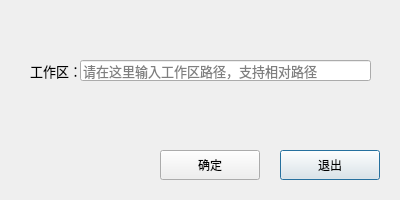
<?xml version="1.0" encoding="UTF-8"?>
<ui version="4.0">
 <class>SelectWorkspaceDialog</class>
 <widget class="QDialog" name="SelectWorkspaceDialog">
  <property name="geometry">
   <rect>
    <x>0</x>
    <y>0</y>
    <width>400</width>
    <height>200</height>
   </rect>
  </property>
  <property name="windowTitle">
   <string>Dialog</string>
  </property>
  <widget class="QLineEdit" name="lineEdit">
   <property name="geometry">
    <rect>
     <x>80</x>
     <y>60</y>
     <width>291</width>
     <height>21</height>
    </rect>
   </property>
   <property name="font">
    <font>
     <pointsize>10</pointsize>
    </font>
   </property>
   <property name="placeholderText">
    <string>请在这里输入工作区路径，支持相对路径</string>
   </property>
  </widget>
  <widget class="QLabel" name="label">
   <property name="geometry">
    <rect>
     <x>30</x>
     <y>60</y>
     <width>53</width>
     <height>21</height>
    </rect>
   </property>
   <property name="font">
    <font>
     <pointsize>10</pointsize>
    </font>
   </property>
   <property name="text">
    <string>工作区：</string>
   </property>
  </widget>
  <widget class="QPushButton" name="cancel_button">
   <property name="geometry">
    <rect>
     <x>280</x>
     <y>150</y>
     <width>100</width>
     <height>30</height>
    </rect>
   </property>
   <property name="text">
    <string>退出</string>
   </property>
  </widget>
  <widget class="QPushButton" name="submit_button">
   <property name="geometry">
    <rect>
     <x>160</x>
     <y>150</y>
     <width>100</width>
     <height>30</height>
    </rect>
   </property>
   <property name="text">
    <string>确定</string>
   </property>
  </widget>
 </widget>
 <resources/>
 <connections/>
</ui>
